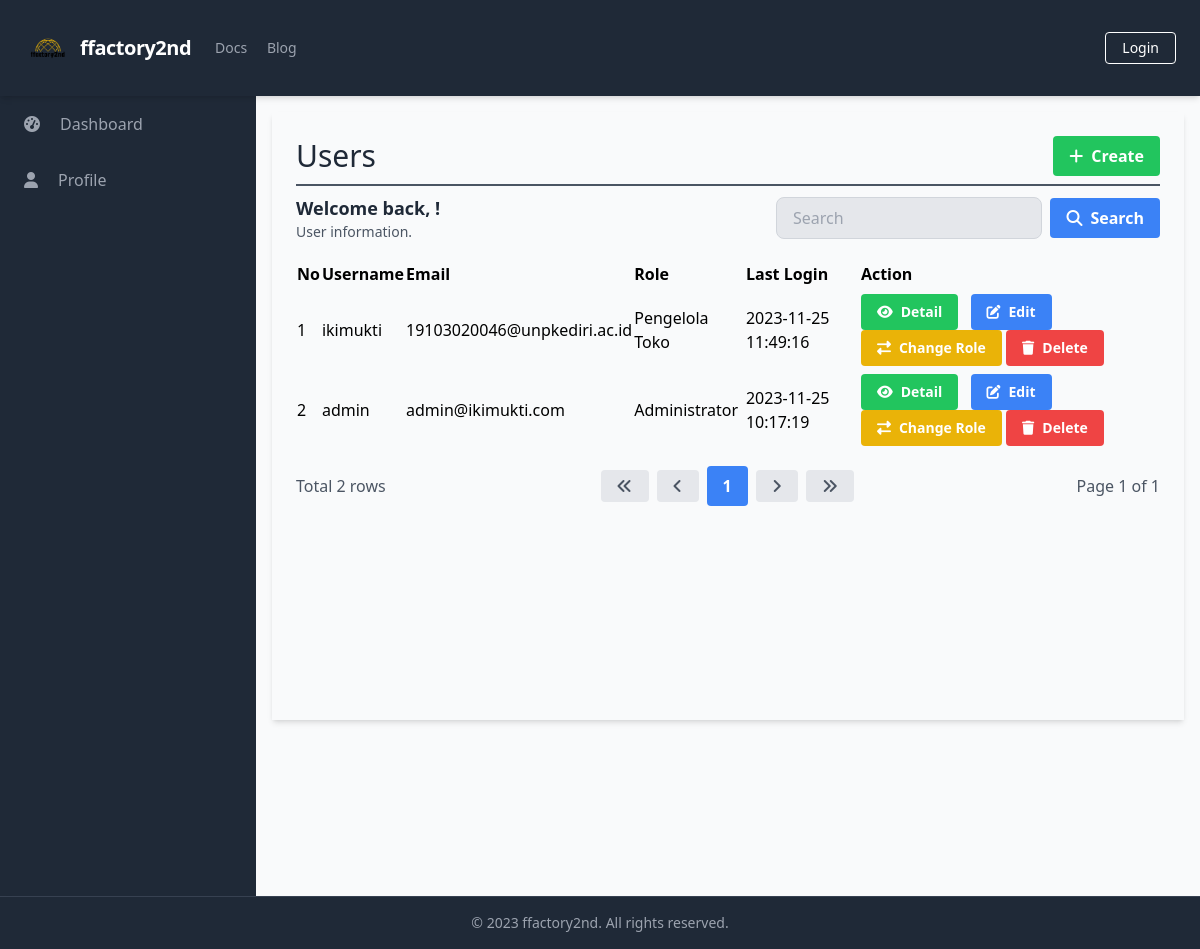
The app's page /manage_users/manage_users_list.php, older data.
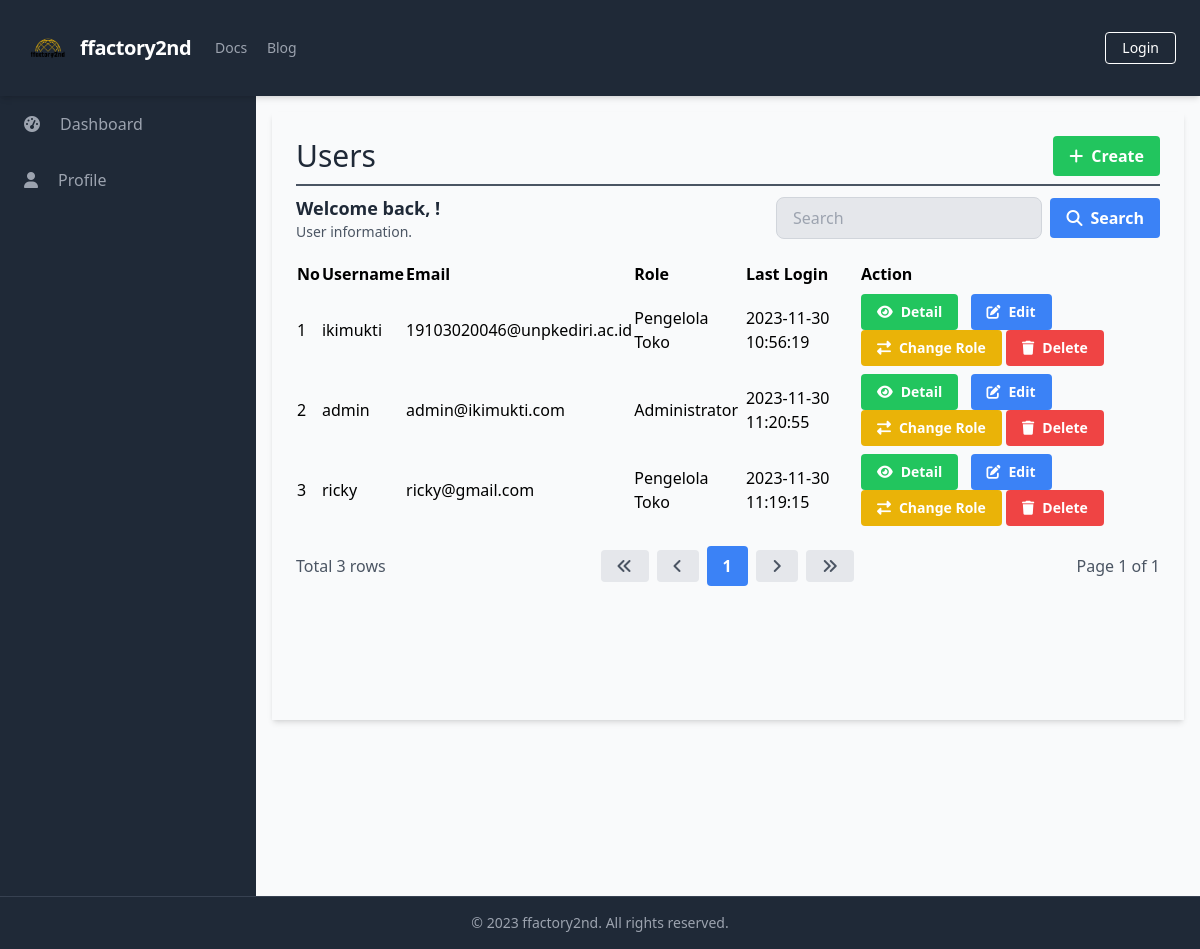
The same page, newer data.
### tables this page shows
CREATE TABLE `Users` (
  `UserID` int(11) NOT NULL,
  `Username` varchar(50) NOT NULL,
  `Password` varchar(255) NOT NULL,
  `Email` varchar(100) NOT NULL,
  `FullName` varchar(100) DEFAULT NULL,
  `DateOfBirth` date DEFAULT NULL,
  `Gender` varchar(10) DEFAULT NULL,
  `Address` text DEFAULT NULL,
  `PhoneNumber` varchar(20) DEFAULT NULL,
  `RoleID` int(11) DEFAULT NULL,
  `AccountCreationDate` timestamp NOT NULL DEFAULT current_timestamp() ON UPDATE current_timestamp(),
  `LastLogin` datetime DEFAULT NULL,
  `AccountStatus` varchar(20) DEFAULT NULL,
  `ProfilePictureURL` varchar(255) DEFAULT NULL,
  `ActivationStatus` varchar(20) DEFAULT NULL
);

CREATE TABLE `Roles` (
  `RoleID` int(11) NOT NULL,
  `RoleName` varchar(50) NOT NULL
);

### database/connection.php (called while the page is built, shortened)
<?php
$baseUrl = "http://localhost/final_project_ricky_2023/";
$baseTitle = "ffactory2nd";
$baseLogoUrl = "http://localhost/final_project_ricky_2023/static/logo.png";

### public/manage_users/manage_users_list.php (the view, shortened to what this page needs)
<?php
require_once('../../database/connection.php');
?>
<?php include_once('../components/header.php'); ?>
<div class="h-screen flex flex-col">
    <?php include('../components/navbar.php'); ?>
    <div class="flex-grow bg-gray-50 flex flex-row shadow-md">
        <?php include('../components/sidebar.php'); ?>
        <main class=" bg-gray-50 flex flex-col flex-1 overflow-y-scroll h-screen flex-shrink-0 sc-hide pb-40">
            <div class="flex items-start justify-start p-6 shadow-md m-4 flex-1 flex-col">
                <div class="flex flex-row justify-between items-center w-full border-b-2 border-gray-600 mb-2 pb-2">
                    <h1 class="text-3xl text-gray-800 font-semibol w-full">Users</h1>
                    <div class="flex flex-row justify-end items-center">
                        <a href="<?php echo $baseUrl; ?>public/manage_users/manage_users_create.php" class="bg-green-500 hover-bg-green-700 text-white font-bold py-2 px-4 rounded inline-flex items-center">
                            <i class="fas fa-plus mr-2"></i>
                            <span>Create</span>
                        </a>
                    </div>
                </div>
                <div class="flex flex-col w-full">
                    <?php include('../components/search_manage.php'); ?>
                    <table class="min-w-full">
                        <thead>
                            <tr>
                                <th class="text-left py-1">No</th>
                                <th class="text-left py-1">Username</th>
                                <th class="text-left py-1">Email</th>
                                <th class="text-left py-1">Role</th>
                                <th class="text-left py-1">Last Login</th>
                                <th class="text-left py-1">Action</th>
                            </tr>
                        </thead>
                        <tbody>
                            <?php
                            $searchTerm = isset($_GET['search']) ? $_GET['search'] : '';
                            $page = isset($_GET['page']) ? $_GET['page'] : 1;
                            $query = "SELECT u.UserID, u.Username, u.Email, r.RoleName, u.LastLogin FROM Users u
                                      LEFT JOIN Roles r ON u.RoleID = r.RoleID
                                      WHERE u.Username LIKE '%$searchTerm%' OR u.Email LIKE '%$searchTerm%'
                                      LIMIT 15 OFFSET " . ($page - 1) * 15;
                            $result = $conn->query($query);
                            $queryCount = "SELECT COUNT(*) AS count FROM Users WHERE Username LIKE '%$searchTerm%' OR Email LIKE '%$searchTerm%'";
                            $resultCount = $conn->query($queryCount);
                            $rowCount = $resultCount->fetch_assoc()['count'];
                            $totalPage = ceil($rowCount / 15);
                            $no = 1;
                            while ($row = $result->fetch_assoc()) {
                            ?>
                                <tr>
                                    <td class="py-1"><?php echo $no++; ?></td>
                                    <td class="py-1"><?php echo $row['Username']; ?></td>
                                    <td class="py-1"><?php echo $row['Email']; ?></td>
                                    <td class="py-1"><?php echo $row['RoleName']; ?></td>
                                    <td class="py-1"><?php echo $row['LastLogin']; ?></td>
                                    <td class='py-1'>
                                        <a href="<?php echo $baseUrl; ?>public/manage_users/manage_users_detail.php?id=<?php echo $row['UserID'] ?>" class='bg-green-500 hover-bg-green-700 text-white font-bold py-2 px-4 rounded inline-flex items-center mr-2 text-sm'>
                                            <i class='fas fa-eye mr-2'></i>
                                            <span>Detail</span>
                                        </a>
                                        <a href="<?php echo $baseUrl; ?>public/manage_users/manage_users_update.php?id=<?php echo $row['UserID'] ?>" class='bg-blue-500 hover-bg-blue-700 text-white font-bold py-2 px-4 rounded inline-flex items-center mr-2 text-sm'>
                                            <i class='fas fa-edit mr-2'></i>
                                            <span>Edit</span>
                                        </a>
                                        <button onclick="changeRole(<?php echo $row['UserID']; ?>)" class='bg-yellow-500 hover-bg-yellow-700 text-white font-bold py-2 px-4 rounded inline-flex items-center text-sm'>
                                            <i class='fas fa-exchange-alt mr-2'></i>
                                            <span>Change Role</span>
                                        </button>
                                        <a href="#" onclick="confirmDelete(<?php echo $row['UserID']; ?>)" class='bg-red-500 hover-bg-red-700 text-white font-bold py-2 px-4 rounded inline-flex items-center text-sm'>
                                            <i class='fas fa-trash mr-2'></i>
                                            <span>Delete</span>
                                        </a>
                                    </td>
                                </tr>
                            <?php
                            }
                            ?>
                        </tbody>
                    </table>
                </div>
                <?php include('../components/pagination.php'); ?>
        </main>
    </div>
    <?php include('../components/footer.php'); ?>
</div>
</body>
</html>

### public/components/header.php (shortened to what this page needs)
<!DOCTYPE html>
<html lang="en">
<head>
    <link rel="stylesheet" href="<?php echo $baseUrl; ?>dist/output.css">
    <link rel="stylesheet" href="https://cdn.jsdelivr.net/npm/sweetalert2@11/dist/sweetalert2.min.css">
</head>
<body class="overflow-hidden">

### public/components/navbar.php (shortened to what this page needs)
<nav class="flex items-center justify-between flex-wrap bg-gray-800 p-6 shadow-md sticky top-0">
    <div class="flex items-center flex-shrink-0 text-white mr-6 ">
        <a href="<?php echo $baseUrl; ?>public/index.php" class="flex items-center space-x-2">
            <img src="<?php echo $baseLogoUrl; ?>" alt="Logo" class="w-12" />
            <span class="font-semibold text-xl tracking-tight"><?php echo $baseTitle; ?></span>
        </a>
    </div>
    <div class="w-full block flex-grow lg:flex lg:items-center lg:w-auto">
        <div class="text-sm lg:flex-grow">
            <a href="#responsive-header" class="block mt-4 lg:inline-block lg:mt-0 text-gray-400 hover:text-white mr-4">
                Docs
            </a>
            <a href="#responsive-header" class="block mt-4 lg:inline-block lg:mt-0 text-gray-400 hover:text-white">
                Blog
            </a>
        </div>
        <div>
            <?php
            if (isset($_SESSION['UserID'])) {
                echo '<a href="javascript:void(0);" onclick="confirmLogout()" class="inline-block text-sm px-4 py-2 leading-none border rounded text-white border-white hover:border-transparent hover:text-gray-500 hover:bg-white mt-4 lg:mt-0">Logout</a>';
            } else {
                echo '<a href="login.php" class="inline-block text-sm px-4 py-2 leading-none border rounded text-white border-white hover:border-transparent hover:text-gray-500 hover:bg-white mt-4 lg:mt-0">Login</a>';
            }
            ?>
        </div>
    </div>
</nav>

### public/components/sidebar.php (shortened to what this page needs)
<aside class="bg-gray-800 text-white w-64 overflow-y-scroll h-screen flex-shrink-0 sc-hide">
    <ul class="text-gray-400">
        <li class="px-6 py-4 hover:bg-gray-700 cursor-pointer space-x-2 flex items-center">
            <i class="fas fa-tachometer-alt mr-3"></i>
            <a href="../systems/dashboard.php">Dashboard</a>
        </li>
        <li class="px-6 py-4 hover-bg-gray-700 cursor-pointer space-x-2 flex items-center">
            <i class="fas fa-user mr-3"></i>
            <a href="../profiles/profile.php">Profile</a>
        </li>
    </ul>
    <hr class="mt-60 border-transparent">
</aside>

### public/components/search_manage.php
<div class="flex flex-row justify-between items-center w-full mb-2 pb-2">
    <div>
        <h2 class="text-lg text-gray-800 font-semibold">Welcome back, <?php echo $_SESSION['FullName']; ?>!</h2>
        <p class="text-gray-600 text-sm">User information.</p>
    </div>
    <form class="flex items-center justify-end space-x-2 w-96">
        <input type="text" name="search" class="bg-gray-200 focus-bg-white focus-outline-none border border-gray-300 rounded-lg py-2 px-4 block w-full appearance-none leading-normal" placeholder="Search" value="<?php echo isset($_GET['search']) ? $_GET['search'] : ''; ?>">
        <button type="submit" class="bg-blue-500 hover-bg-blue-700 text-white font-bold py-2 px-4 rounded space-x-2 inline-flex items-center">
            <i class="fas fa-search"></i>
            <span>Search</span>
        </button>
    </form>
</div>

### public/components/pagination.php
<div class="flex flex-row justify-between items-center w-full mt-4">
    <div class="flex flex-row justify-start items-center">
        <span class="text-gray-600">Total <?php echo $rowCount; ?> rows</span>
    </div>
    <div class="flex flex-row justify-end items-center space-x-2">
        <a href="?page=1&search=<?php echo $searchTerm; ?>" class="bg-gray-200 hover-bg-gray-300 text-gray-600 font-bold py-2 px-4 rounded inline-flex items-center">
            <i class="fas fa-angle-double-left"></i>
        </a>
        <a href="?page=<?php if ($page == 1) {
                            echo $page;
                        } else {
                            echo $page - 1;
                        } ?>&search=<?php echo $searchTerm; ?>" class="bg-gray-200 hover-bg-gray-300 text-gray-600 font-bold py-2 px-4 rounded inline-flex items-center">
            <i class="fas fa-angle-left"></i>
        </a>
        <?php
        $startPage = $page - 2;
        $endPage = $page + 2;
        if ($startPage < 1) {
            $endPage += abs($startPage) + 1;
            $startPage = 1;
        }
        if ($endPage > $totalPage) {
            $startPage -= $endPage - $totalPage;
            $endPage = $totalPage;
        }
        if ($startPage < 1) {
            $startPage = 1;
        }
        for ($i = $startPage; $i <= $endPage; $i++) {
            if ($i == $page) {
                echo "<a href='?page=$i&search=$searchTerm' class='bg-blue-500 hover-bg-blue-700 text-white font-bold py-2 px-4 rounded inline-flex items-center'>$i</a>";
            } else {
                echo "<a href='?page=$i&search=$searchTerm' class='bg-gray-200 hover-bg-gray-300 text-gray-600 font-bold py-2 px-4 rounded inline-flex items-center'>$i</a>";
            }
        }
        ?>
        <a href="?page=<?php if ($page == $totalPage) {
                            echo $page;
                        } else {
                            echo $page + 1;
                        } ?>&search=<?php echo $searchTerm; ?>" class="bg-gray-200 hover-bg-gray-300 text-gray-600 font-bold py-2 px-4 rounded inline-flex items-center">
            <i class="fas fa-angle-right"></i>
        </a>
        <a href="?page=<?php echo $totalPage; ?>&search=<?php echo $searchTerm; ?>" class="bg-gray-200 hover-bg-gray-300 text-gray-600 font-bold py-2 px-4 rounded inline-flex items-center">
            <i class="fas fa-angle-double-right"></i>
        </a>
    </div>
    <div class="flex flex-row justify-end items-center ml-2">
        <span class="text-gray-600">Page <?php echo $page; ?> of <?php echo $totalPage; ?></span>
    </div>
</div>

### public/components/footer.php (shortened to what this page needs)
<footer class="bg-gray-800 text-gray-400 py-4 shadow-md mt-auto sticky bottom-0 border-t border-gray-700">
    <div class="container mx-auto text-center text-sm">
        <p>&copy; 2023 <?php echo $baseTitle; ?>. All rights reserved.</p>
    </div>
</footer>

Row changes from the older to the newer data that the page shows:
changed users "ikimukti": LastLogin "2023-11-25 11:49:16" → "2023-11-30 10:56:19"
changed users "admin": LastLogin "2023-11-25 10:17:19" → "2023-11-30 11:20:55"
added users: Username "ricky", Email "ricky@gmail.com", RoleID.RoleName "Pengelola Toko", LastLogin "2023-11-30 11:19:15"
Text that changed along with them:
$rowCount: "2" → "3"
